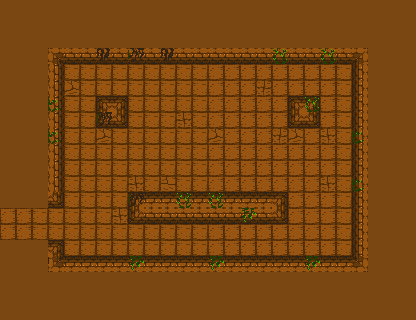

This is a level from a 2D game, rendered from its Tiled map with the project's own tilesets. A one-line summary and the map file follow, with tile-layer data summarised:
An orthogonal 26x20 tile map with 16x16 px tiles, 2 tile layers (Kachelebene 1, top), 2 tilesets and 3 objects (exit, chest, enemy_area).

<map version="1.0" orientation="orthogonal" renderorder="right-down" width="26" height="20" tilewidth="16" tileheight="16" nextobjectid="79">
 <tileset firstgid="1" name="tileset.png" tilewidth="16" tileheight="16" tilecount="140" columns="28">
  <image source="../images/tileset.png" width="448" height="80" />
 </tileset>
 <tileset firstgid="141" name="tileset.png" tilewidth="16" tileheight="16" tilecount="140" columns="28">
  <image source="../../export/windows/cpp/bin/assets/images/tileset.png" width="448" height="80" />
 </tileset>
 <layer name="Kachelebene 1" width="26" height="20">
  <properties>
   <property name="tileset" value="tileset.png" />
  </properties>
  <data>[520 cells, 520 non-empty, 20 distinct tile ids]</data>
 </layer>
 <objectgroup name="objects">
  <object id="73" name="exit_west" type="exit" x="48" y="208" width="16" height="32">
   <properties>
    <property name="direction" value="west" />
   </properties>
  </object>
  <object id="78" name="chest" type="chest" x="192" y="144" width="16" height="16" />
 </objectgroup>
 <objectgroup name="enemies">
  <object id="77" name="enemy_area" type="enemy_area" x="128" y="80" width="160" height="96" />
 </objectgroup>
 <layer name="top" width="26" height="20">
  <properties>
   <property name="tileset" value="tileset.png" />
  </properties>
  <data>[520 cells, 24 non-empty, 7 distinct tile ids]</data>
 </layer>
</map>
